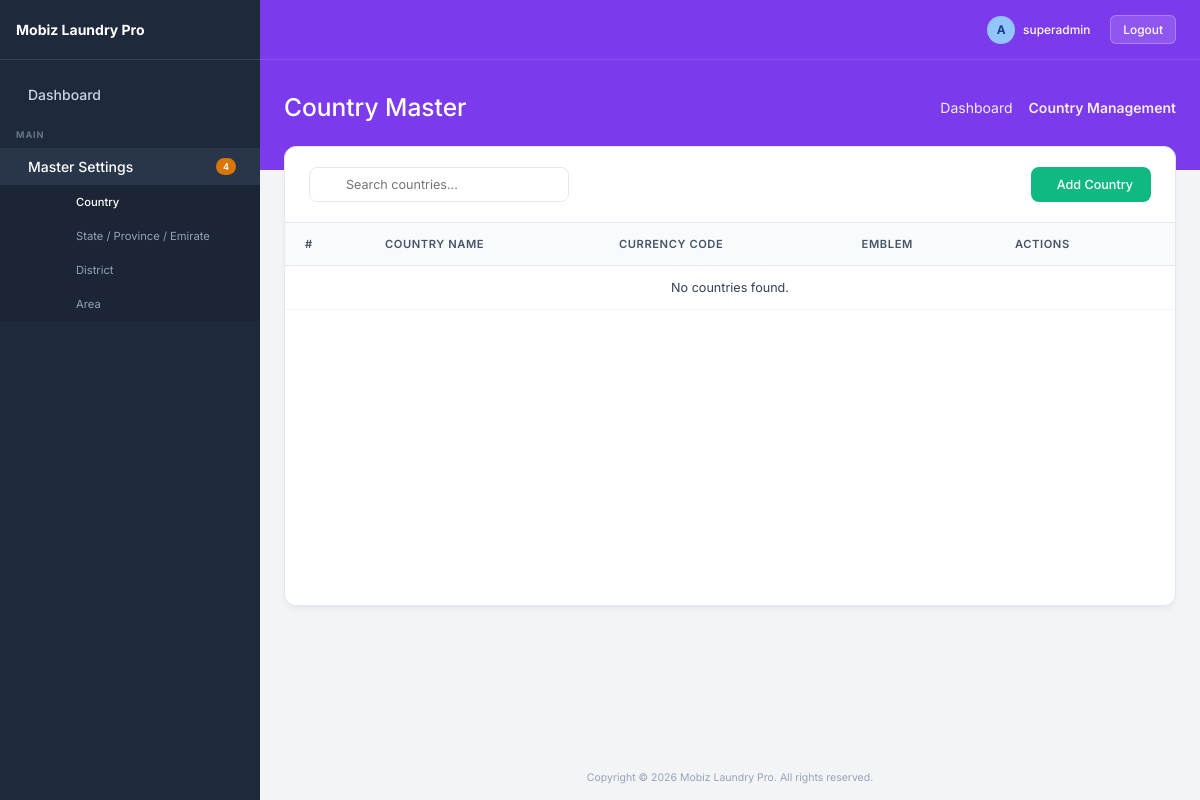
Page /master/country/ on the earlier database version.
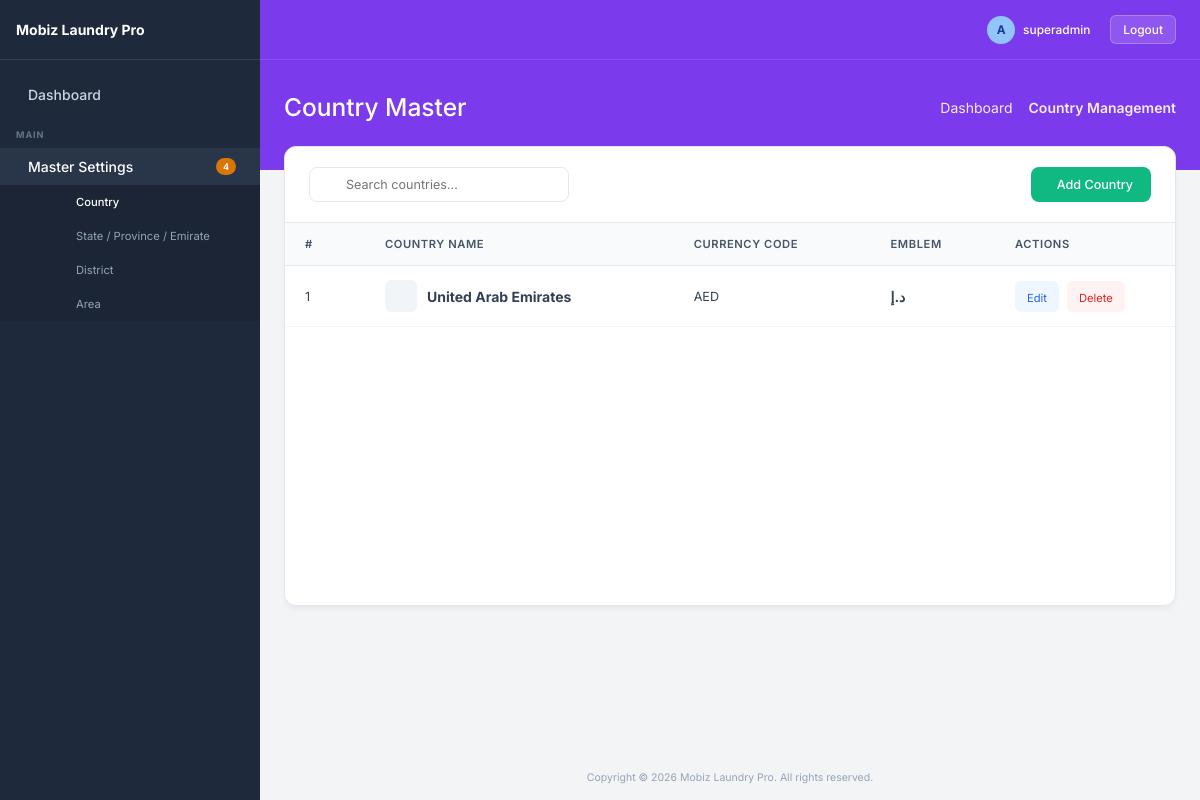
Same page on the later database version.
### master/models.py (models this page shows, shortened)
class Country(models.Model):
    id = models.UUIDField(primary_key=True,default=uuid.uuid4,editable=False)
    name = models.CharField(max_length=100)
    currency_code = models.CharField(max_length=10, blank=True, null=True)
    currency_symbol = models.CharField(max_length=10, blank=True, null=True)

### master/views.py (the view)
# urls.py: path('country/', views.country_list, name='country_list'),
def country_list(request):
    countries = Country.objects.all().order_by('name')
    return render(
        request,
        'country/list.html',
        {'countries': countries}
    )

### master/templates/country/list.html (shortened to what this page needs)
{% extends 'base.html' %}
{% block page_title %}Country Master{% endblock %}
{% block breadcrumb_active %}Country Management{% endblock %}
{% block content %}
<div class="list-container">
    <div class="list-header">
        <form method="GET" class="search-wrapper">
            <input
                type="text"
                name="search"
                value="{{ search }}"
                placeholder="Search countries..."
                class="search-input"
            >
        </form>
        <a href="{% url 'country_create' %}" class="btn-create">
            Add Country
        </a>
    </div>
    <div class="table-wrapper">
        <table class="premium-table">
            <thead>
                <tr>
                    <th style="width: 80px;">
                        #
                    </th>
                    <th>
                        Country Name
                    </th>
                    <th>
                        Currency Code
                    </th>
                    <th>
                        Emblem
                    </th>
                    <th style="width: 180px;">
                        Actions
                    </th>
                </tr>
            </thead>
            <tbody>
                {% for country in countries %}
                <tr>
                    <td>
                        {{ forloop.counter }}
                    </td>
                    <td>
                        <div class="country-name">
                            <span class="country-icon">
                            </span>
                            <strong>
                                {{ country.name }}
                            </strong>
                        </div>
                    </td>
                    <td>
                        {{ country.currency_code|default:"-" }}
                    </td>
                    <td>
                        <strong>
                            {{ country.currency_symbol|default:"-" }}
                        </strong>
                    </td>
                    <td>
                        <div class="action-buttons">
                            <a
                                href="{% url 'country_edit' country.id %}"
                                class="btn-edit"
                            >
                                Edit
                            </a>
                            <form
                                method="POST"
                                action="{% url 'country_delete' country.id %}"
                                style="display: inline;"
                            >
                                <button
                                    type="submit"
                                    class="btn-delete"
                                    onclick="return confirm('Are you sure you want to delete this country?');"
                                >
                                    Delete
                                </button>
                            </form>
                        </div>
                    </td>
                </tr>
                {% empty %}
                <tr>
                    <td
                        colspan="5"
                        class="empty-message"
                    >
                        No countries found.
                    </td>
                </tr>
                {% endfor %}
            </tbody>
        </table>
    </div>
</div>
{% endblock %}

Differences in the rows shown:
added Country: name "United Arab Emirates", currency_code "AED", currency_symbol "د.إ"
Other differences:
text no longer shown: "No countries found."
